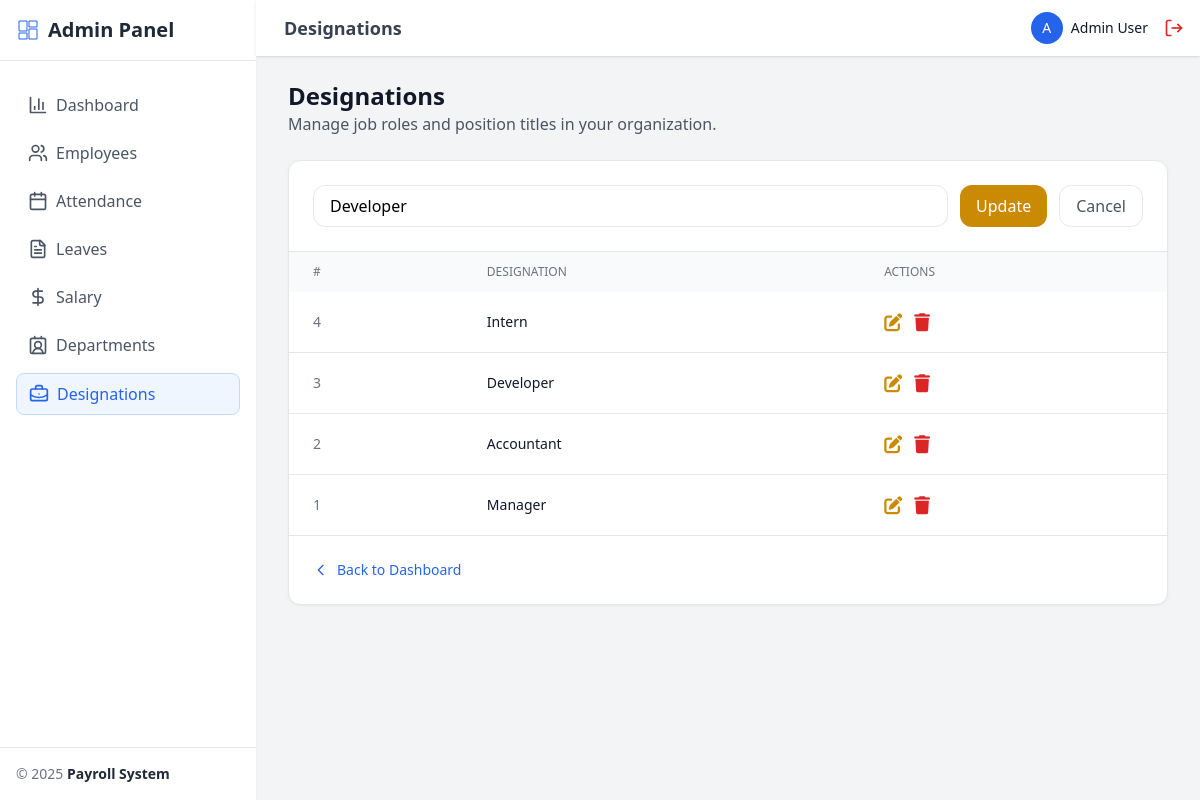
Screenshot of /admin/designations.php?edit=3 (signed in) with the database file from the repository.
### tables this page shows
CREATE TABLE designations (
    id INT AUTO_INCREMENT PRIMARY KEY,
    title VARCHAR(100) NOT NULL
);

### admin/designations.php (the view, shortened to what this page needs)
<?php
require '../includes/auth.php';
$result = $conn->query("SELECT * FROM designations ORDER BY id DESC");
$edit = null;
if (isset($_GET['edit'])) {
  $id = (int) $_GET['edit'];
  $stmt = $conn->prepare("SELECT * FROM designations WHERE id=?");
  $stmt->bind_param("i", $id);
  $stmt->execute();
  $edit = $stmt->get_result()->fetch_assoc();
}
?>
<!DOCTYPE html>
<html lang="en">
<head>
  <script src="https://cdn.tailwindcss.com"></script>
  <link href="https://cdnjs.cloudflare.com/ajax/libs/font-awesome/6.5.0/css/all.min.css" rel="stylesheet">
  <link rel="stylesheet" href="../assets/css/style.css">
</head>
<body class="bg-gray-100">
  <?php include '../includes/sidebar.php'; ?>
  <div class="flex-1 flex flex-col min-h-screen md:ml-64">
    <?php include '../includes/header.php'; ?>
    <main class="flex-1 pt-20 px-4 md:px-8 pb-8">
      <div class="mb-6">
        <h2 class="text-2xl font-bold text-gray-900">Designations</h2>
        <p class="text-gray-600">Manage job roles and position titles in your organization.</p>
      </div>
      <div class="bg-white rounded-xl shadow-sm border border-gray-200">
        <div class="p-6 border-b border-gray-200">
          <form method="post" class="flex flex-col sm:flex-row gap-3">
            <input
              type="text"
              name="designation"
              placeholder="Enter Designation"
              value="<?= $edit ? htmlspecialchars($edit['title']) : '' ?>"
              class="flex-1 border rounded-xl px-4 py-2 focus:ring-2 focus:ring-blue-500"
              required>
            <?php if ($edit): ?>
              <button type="submit" name="edit" value="<?= $edit['id'] ?>"
                class="px-4 py-2 bg-yellow-600 text-white rounded-xl hover:bg-yellow-700">
                Update
              </button>
              <a href="designations.php"
                class="px-4 py-2 border rounded-xl text-gray-600 hover:bg-gray-50">
                Cancel
              </a>
            <?php endif; ?>
          </form>
        </div>
        <div class="hidden md:block overflow-x-auto">
          <table class="w-full text-sm">
            <thead class="bg-gray-50">
              <tr>
                <th class="px-6 py-3 text-left text-xs font-medium text-gray-500 uppercase">#</th>
                <th class="px-6 py-3 text-left text-xs font-medium text-gray-500 uppercase">Designation</th>
                <th class="px-6 py-3 text-left text-xs font-medium text-gray-500 uppercase">Actions</th>
              </tr>
            </thead>
            <tbody class="divide-y">
              <?php $result->data_seek(0); ?>
              <?php while ($row = $result->fetch_assoc()): ?>
                <tr class="hover:bg-gray-50 transition">
                  <td class="px-6 py-4 text-gray-500"><?= $row['id'] ?></td>
                  <td class="px-6 py-4 font-medium text-gray-900"><?= htmlspecialchars($row['title']) ?></td>
                  <td class="px-6 py-4">
                    <div class="flex space-x-3 text-lg">
                      <a href="?edit=<?= $row['id'] ?>"
                        class="text-yellow-600 hover:text-yellow-800">
                        <i class="fa-solid fa-pen-to-square"></i>
                      </a>
                      <a href="?delete=<?= $row['id'] ?>"
                        onclick="return confirm('Delete this designation?')"
                        class="text-red-600 hover:text-red-800">
                        <i class="fa-solid fa-trash"></i>
                      </a>
                    </div>
                  </td>
                </tr>
              <?php endwhile; ?>
            </tbody>
          </table>
        </div>
        <div class="p-6 border-t border-gray-200">
          <a href="dashboard.php" class="text-blue-600 hover:text-blue-800 flex items-center text-sm">
            <svg xmlns="http://www.w3.org/2000/svg" class="w-4 h-4 mr-2" fill="none" viewBox="0 0 24 24" stroke="currentColor">
              <path stroke-linecap="round" stroke-linejoin="round" stroke-width="2" d="M15 19l-7-7 7-7"></path>
            </svg> Back to Dashboard
          </a>
        </div>
      </div>
    </main>
  </div>
</body>
</html>

### assets/css/style.css (style rules this page uses)
* { margin: 0; padding: 0; box-sizing: border-box; }

### rows the page displays
designations: designation "Developer", id "3", title "Developer"
designations: id "4", title "Intern"
designations: id "2", title "Accountant"
designations: id "1", title "Manager"

### other values shown
$item['title'] "Dashboard"
$item['title'] "Employees"
$item['title'] "Attendance"
$item['title'] "Leaves"
$item['title'] "Salary"
$item['title'] "Departments"
$item['title'] "Designations"
$pageTitle "Designations"
substr($emp['name'], 0, 1) "A"
$emp['name'] "Admin User"
